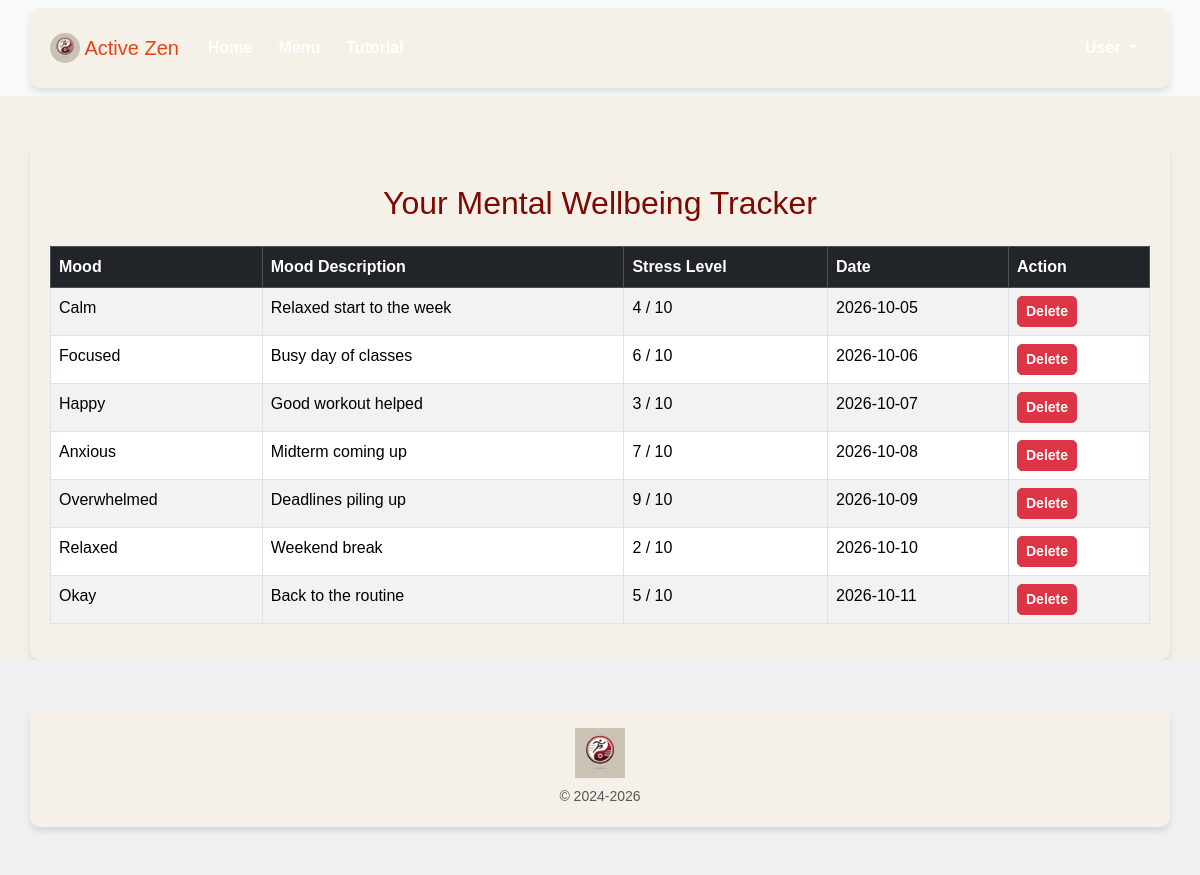
The page /Activezen-main/all_mentalwellbeing.php (signed in) on the database its author committed.
### tables this page shows
CREATE TABLE `mentalwellbeing` (
  `W_id`             INT AUTO_INCREMENT PRIMARY KEY,
  `User_id`          INT NOT NULL,
  `Mood`             VARCHAR(30) NOT NULL,
  `Mood_description` TEXT NULL,
  `Stress_level`     TINYINT NOT NULL,           
  `Date`             DATE NOT NULL,
  CONSTRAINT `fk_mental_user` FOREIGN KEY (`User_id`) REFERENCES `user`(`User_id`) ON DELETE CASCADE
);

### Activezen-main/all_mentalwellbeing.php (the view, shortened to what this page needs)
<?php
include "layout/header.php";
$user_id = $_SESSION["User_id"];
$conn = getDatabaseConnection();
$query = "SELECT W_id, Mood, Mood_description, Stress_level, Date
          FROM mentalwellbeing WHERE User_id = ?";
$stmt = $conn->prepare($query);
$stmt->bind_param("i", $user_id);
$stmt->execute();
$result = $stmt->get_result();
$entries = $result->fetch_all(MYSQLI_ASSOC);
?>
<div class="container mt-5">
    <h2 class="text-center" style="color: #7C0A02;">Your Mental Wellbeing Tracker</h2>
    <?php if (count($entries) > 0): ?>
        <div class="table-responsive mt-4">
            <table class="table table-bordered table-striped">
                <thead class="table-dark">
                    <tr>
                        <th>Mood</th>
                        <th>Mood Description</th>
                        <th>Stress Level</th>
                        <th>Date</th>
                        <th>Action</th>
                    </tr>
                </thead>
                <tbody>
                    <?php foreach ($entries as $entry): ?>
                        <tr>
                            <td><?php echo htmlspecialchars($entry["Mood"]); ?></td>
                            <td><?php echo htmlspecialchars($entry["Mood_description"]); ?></td>
                            <td><?php echo htmlspecialchars($entry["Stress_level"]); ?> / 10</td>
                            <td><?php echo htmlspecialchars($entry["Date"]); ?></td>
                            <td>
                                <form method="POST" action="" onsubmit="return confirm('Are you sure you want to delete this entry?');">
                                    <button type="submit" class="btn btn-danger btn-sm">Delete</button>
                                </form>
                            </td>
                        </tr>
                    <?php endforeach; ?>
                </tbody>
            </table>
        </div>
    <?php else: ?>
        <p class="text-center mt-4">No mental wellbeing entries found. <a href="mentalWellbeingTracker.php" class="text-primary">Log a new entry</a>.</p>
    <?php endif; ?>
</div>
<?php include "layout/footer.php"; ?>

### Activezen-main/layout/header.php (shortened to what this page needs)
<?php
$user_authenticated = isset($_SESSION["User_id"]);
?>
<!doctype html>
<html lang="en">
  <head>
    <link href="https://cdn.jsdelivr.net/npm/bootstrap@5.3.3/dist/css/bootstrap.min.css" rel="stylesheet">
    <link rel="stylesheet" href="styles.css">
  </head>
  <body>
    <nav class="navbar navbar-expand-lg bg-body-tertiary">
      <div class="container">
        <a class="navbar-brand" href="#">
          <img src="images/Logo.jpg" width="30" height="30" class="d-inline-block align-top" alt=""> Active Zen
        </a>
        <div class="collapse navbar-collapse" id="navbarHome">
          <ul class="navbar-nav me-auto mb-2 mb-lg-0">
            <li class="nav-item">
              <a class="nav-link text-white" href="Home.php">Home</a>
            </li>
            <?php if ($user_authenticated): ?>
              <li class="nav-item">
                <a class="nav-link text-white" href="menu.php">Menu</a>
              </li>
              <li class="nav-item">
                <a class="nav-link text-white" href="Tutorial.php">Tutorial</a>
              </li>
            <?php endif; ?>
          </ul>
          <ul class="navbar-nav">
            <?php if ($user_authenticated): ?>
              <li class="nav-item dropdown">
                <a class="nav-link dropdown-toggle text-white" href="#" role="button" data-bs-toggle="dropdown" aria-expanded="false">
                </a>
              </li>
            <?php endif; ?>
          </ul>
        </div>
      </div>
    </nav>
  </body>
</html>

### Activezen-main/layout/footer.php (shortened to what this page needs)
<footer class="py-5" style="background-color:#eef0f2">
  <div class="container">
    <div class="row">
      <div class="col text-center">
        <img class="mb-2" src="images/Logo.jpg" alt="Company Logo" width="50" height="50">
        <small class="d-block text-muted">&copy; 2024-<?= date("Y") ?></small>
      </div>
    </div>
  </div>
</footer>

### Activezen-main/styles.css (style rules this page uses)
body { font-family: 'Arial', sans-serif; margin: 0; padding: 0; background-color: #f5f0e8; color: #4a1e21; }
.navbar { background-color: #4a1e21; }
.navbar .navbar-brand { color: #e64510; }
.navbar .navbar-brand img { border-radius: 50%; }
.navbar .nav-link { color: #7f2016; font-weight: bold; margin: 0 5px; }
h1, h2, h3 { color: #4a1e21; text-align: center; }
.btn { font-weight: bold; border-radius: 5px; }
footer { background-color: #4a1e21; color: #f5f0e8; padding: 20px 0; text-align: center; }
footer img { margin-bottom: 10px; }
footer small { display: block; color: #e2b4ad; }
.container { padding: 20px; background-color: #f5f0e8; border-radius: 10px; box-shadow: 0px 4px 6px rgba(0, 0, 0, 0.1); }
h1, h2, h3 { margin-top: 20px; }
a { text-decoration: none; color: #4a1e21; }

### rows shown on the page
mentalwellbeing: Mood "Calm", Mood_description "Relaxed start to the week", Stress_level "4", Date "2026-10-05"
mentalwellbeing: Mood "Focused", Mood_description "Busy day of classes", Stress_level "6", Date "2026-10-06"
mentalwellbeing: Mood "Happy", Mood_description "Good workout helped", Stress_level "3", Date "2026-10-07"
mentalwellbeing: Mood "Anxious", Mood_description "Midterm coming up", Stress_level "7", Date "2026-10-08"
mentalwellbeing: Mood "Overwhelmed", Mood_description "Deadlines piling up", Stress_level "9", Date "2026-10-09"
mentalwellbeing: Mood "Relaxed", Mood_description "Weekend break", Stress_level "2", Date "2026-10-10"
mentalwellbeing: Mood "Okay", Mood_description "Back to the routine", Stress_level "5", Date "2026-10-11"
